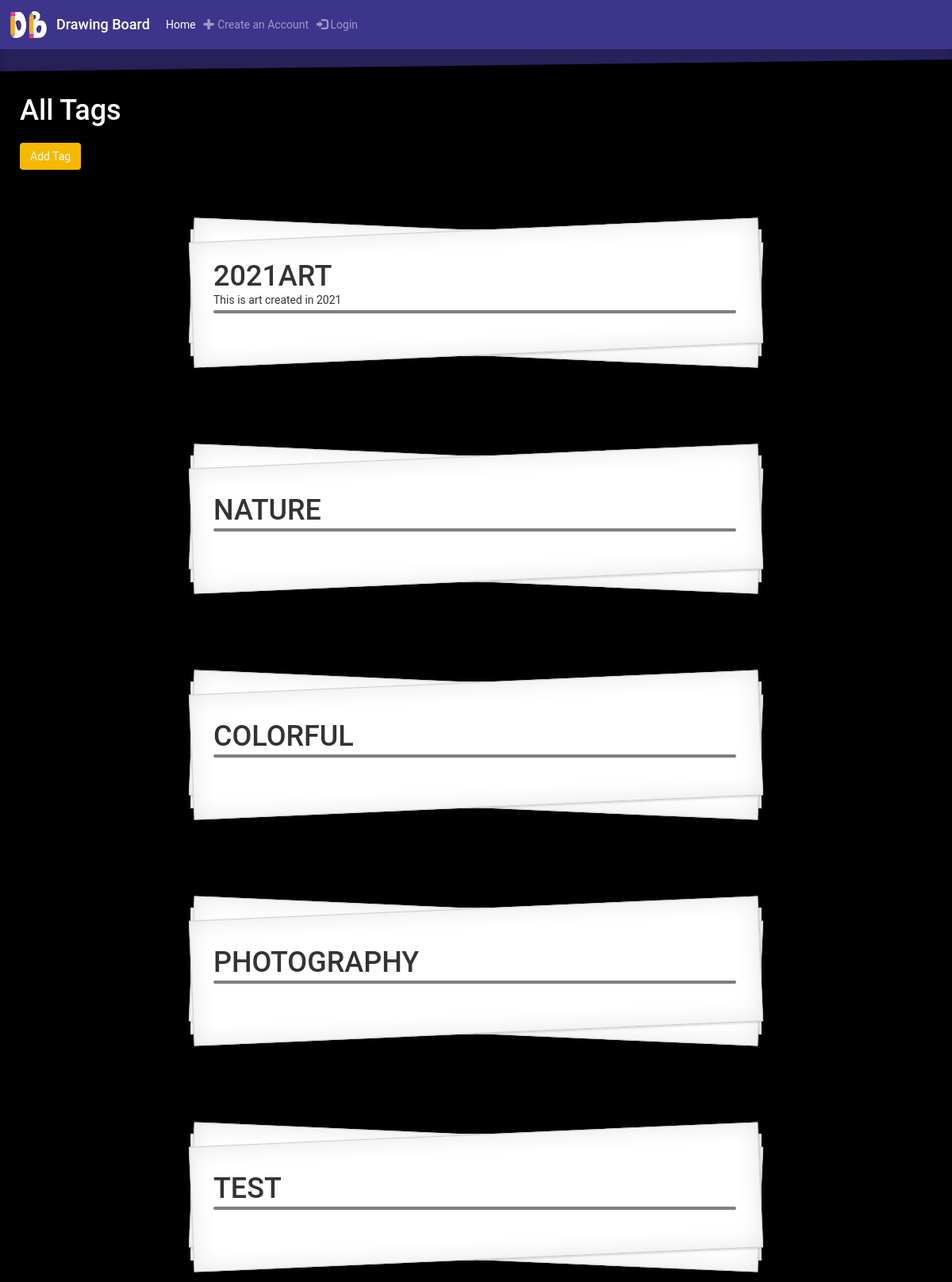
The page /tag_list on the database as committed earlier.
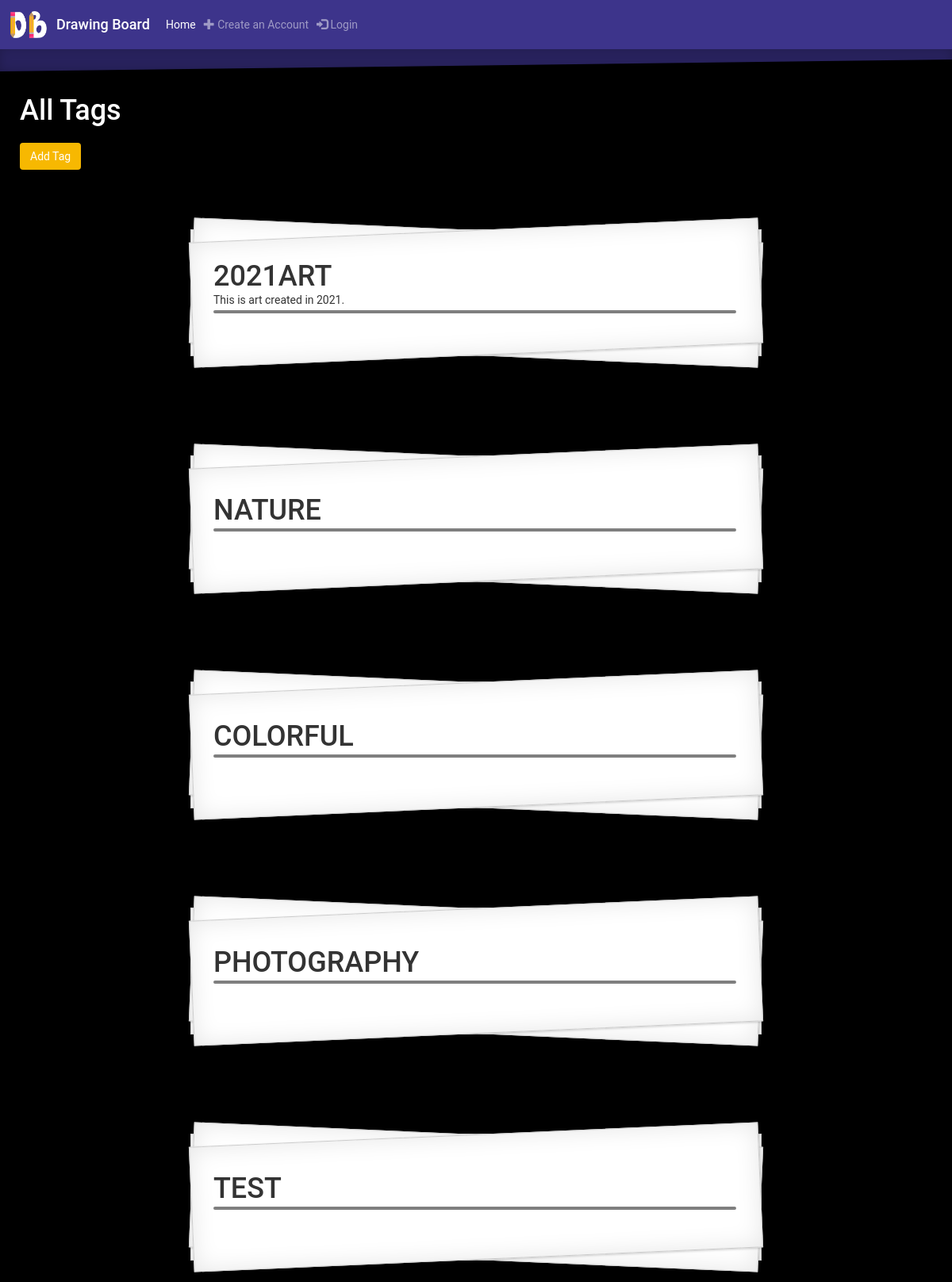
The same page on the database as committed later.
### gallery/models.py (models this page shows, shortened)
class Tag(models.Model):
    tag_name = models.CharField(max_length=50)
    tag_description = models.TextField(max_length=280, null=True, blank=True)

### gallery/views.py (the view)
# urls.py: path('tag_list', views.tag_list, name='tag_list'),
def tag_list(request):
    tag = Tag.objects.all()
    return render(request, 'gallery/tag_list.html',
                  {'tags': tag})

### gallery/templates/gallery/tag_list.html (shortened to what this page needs)
<!DOCTYPE html>
<html lang="en">
{% extends 'gallery/base.html' %}
{% load static %}
{% block content %}
    <head>
    </head>
<body style="min-width: 411px">
    <div style="top: 70px; position: relative; z-index: 0">
        <h1 style="color: white; left: 25px; position: relative">All Tags</h1>
        <a href="{% url 'gallery:tag_new' %}" class="btn btn-dark" style="background-color: #f7b801; left: 25px; margin-top: 10px; position: relative">Add Tag</a>
        {% for tag in tags %}
            <div class="Card">
                <div class="Card-body">
                    <h1 class="Card-title">{{ tag.tag_name }}</h1>
                    <p class="Card-description">
                        {{ tag.tag_description }}
                    <hr style="border: 2px solid black; border-radius: 3px; opacity: .5; margin: 3px; margin-left: 0; position: relative"></p>
                </div>
            </div>
        {% endfor %}
    </div>
</body>
</html>
{% endblock %}

Rows that differ between the two databases and show on the page:
changed Tag "2021ART": tag_description "This is art created in 2021" → "This is art created in 2021."
